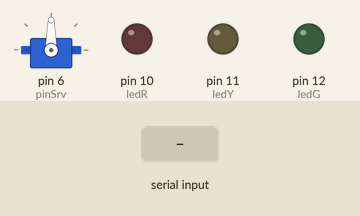
Bench run of a sketch on a simulated Arduino Uno, built with avr-gcc and run on an emulated ATmega328P. Shown: servo, output pins drawn as LEDs (lit = HIGH). The test bench sets the inputs (shaded band).

Above: at 1.2 s.
1.3 s: "90,45\n" received over Serial
At 2.2 s:
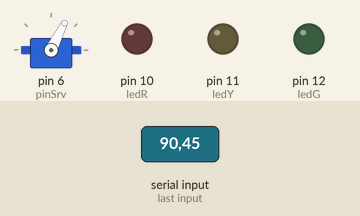
2.8 s: byte 97 ('a') received over Serial
At 3.1 s:
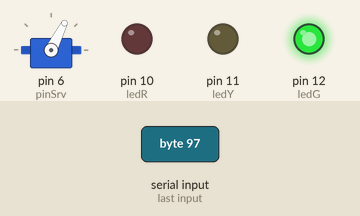
4.3 s: byte 98 ('b') received over Serial
At 5.5 s:
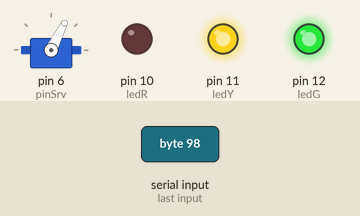
5.8 s: byte 99 ('c') received over Serial
At 6.6 s:
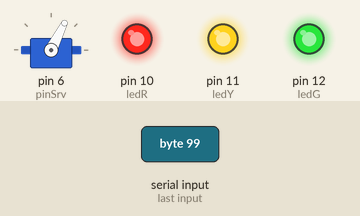
7.3 s: "30,150\n" received over Serial
At 8.0 s:
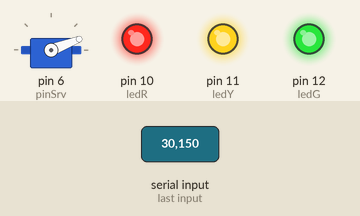
8.8 s: "5\n" received over Serial
At 10.1 s:
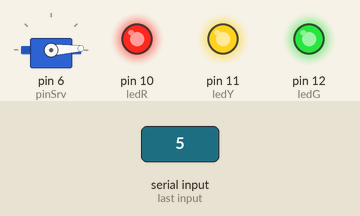
Timing chart, 0 to 11.3 s (numbered marks = the images above; inputs shaded):
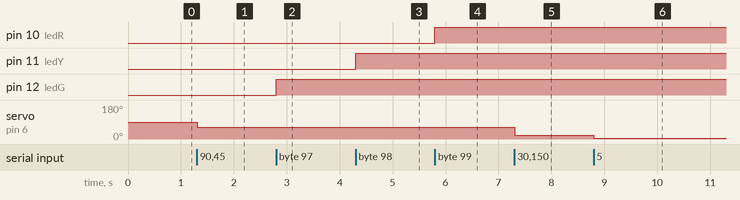

The sketch:

Clase_05_-_LED_Servo.ino
```cpp
#include <Servo.h>
// Declaración de LEDs.
int ledG = 12;
int ledY = 11;
int ledR = 10;
// Declarar un servo.
Servo srv;
int pinSrv = 6;
int plsMin = 600;
int plsMax = 2500;

// Variable para almacenar el estado del Bluetooth.
char state;
char reader;
String accum;
int angle;

String receivedValue = "";

void setup() {
  Serial.begin(9600);
  pinMode(ledG, OUTPUT);
  pinMode(ledY, OUTPUT);
  pinMode(ledR, OUTPUT);
  srv.attach(pinSrv, plsMin, plsMax);
}

void loop() {
  // Comprobar si hay datos disponibles desde el módulo Bluetooth.
  if (Serial.available() > 0) {
    // Leer el comando enviado desde el Bluetooth.
    reader = Serial.read();

    if(reader == '\n'){
      // Una vez se recibe un '\n', se lee el número acumulado a partir de las señales recibidas.
      angle = map(accum.toInt(), 0, 255, 0, 179);
      // Mover el servomotor.
      srv.write(angle);
      // Limpiar la cadena de texto, para evitar choques con el próximo valor.
      accum = "";
    } else if(reader >= 'a' && reader <= 'e'){
      // Introducir los casos de comandos que brindemos al módulo.
      switch(reader){
        case 'a':
         // Alternar el estado del LED verde.
          digitalWrite(ledG, !digitalRead(ledG));
         break;
       case 'b':
         // Alternar el estado del LED amarillo.
         digitalWrite(ledY, !digitalRead(ledY));
         break;
       case 'c':
          // Alternar el estado del LED rojo.
          digitalWrite(ledR, !digitalRead(ledR));
          break;
        default:
         // Si el comando no es reconocido, no hacer nada.
         break;
      }
    } else{
      accum += reader;
    }
  }
}
```

Measured:
- after the input at 1.3 s, servo on pin 6 (pinSrv): 90° → 63° at once
- after the input at 2.8 s, pin 12 (ledG): LOW → HIGH at once
- after the input at 4.3 s, pin 11 (ledY): LOW → HIGH at once
- after the input at 5.8 s, pin 10 (ledR): LOW → HIGH at once
- after the input at 7.3 s, servo on pin 6 (pinSrv): 63° → 21° at once
- after the input at 8.8 s, servo on pin 6 (pinSrv): 21° → 3° at once
